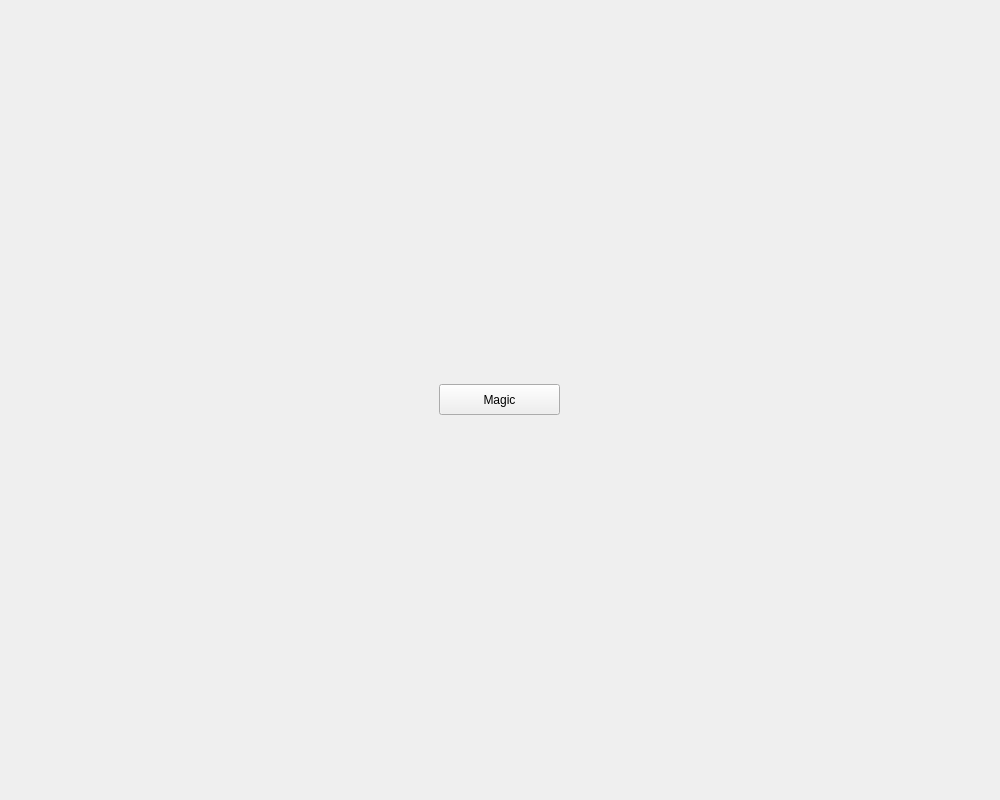
<?xml version="1.0" encoding="UTF-8"?>
<ui version="4.0">
 <class>MainWindow</class>
 <widget class="QMainWindow" name="MainWindow">
  <property name="geometry">
   <rect>
    <x>0</x>
    <y>0</y>
    <width>1000</width>
    <height>800</height>
   </rect>
  </property>
  <property name="windowTitle">
   <string>MainWindow</string>
  </property>
  <widget class="QWidget" name="centralwidget">
   <layout class="QHBoxLayout" name="horizontalLayout">
    <item>
     <widget class="QPushButton" name="btn">
      <property name="maximumSize">
       <size>
        <width>121</width>
        <height>31</height>
       </size>
      </property>
      <property name="text">
       <string>Magic</string>
      </property>
     </widget>
    </item>
   </layout>
  </widget>
 </widget>
 <resources/>
 <connections/>
</ui>
